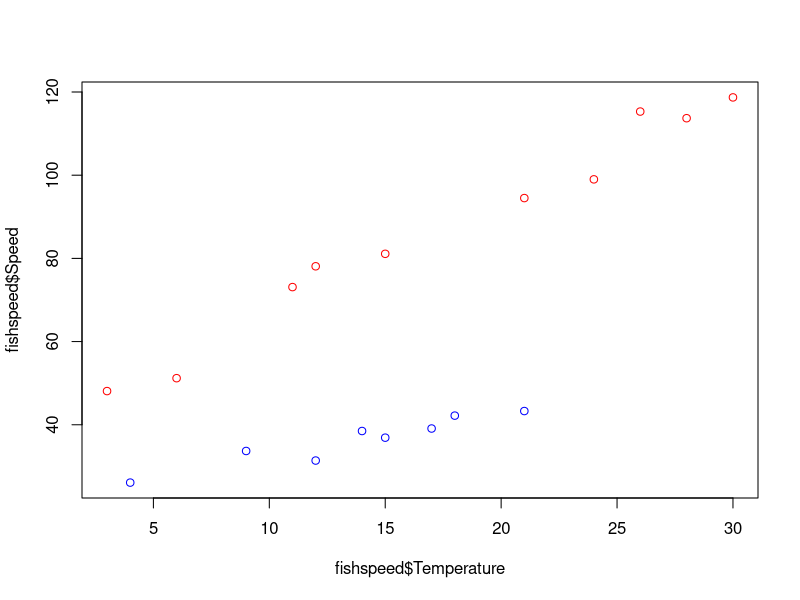
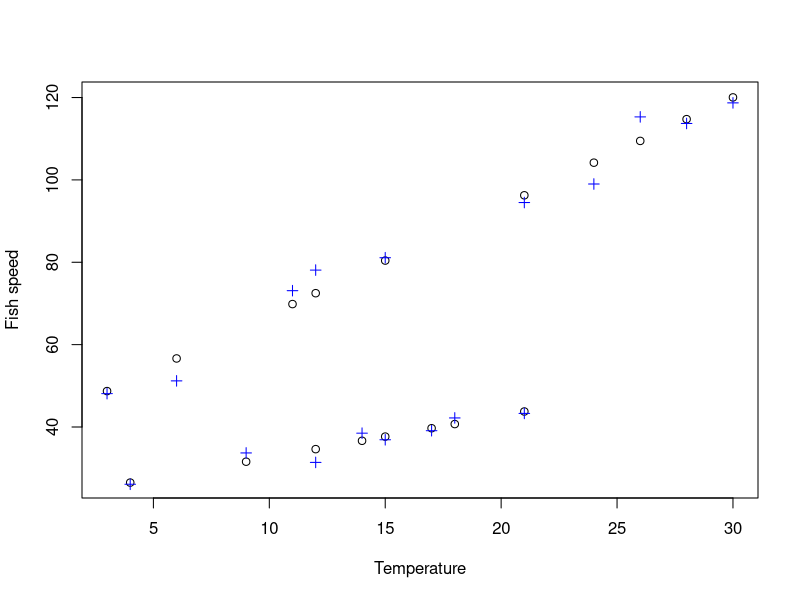

Write the R code that produced these figures, in order. (Note: this script raises an error after producing the figures.)
##Practical 1: Linear regression models

setwd("/Users/kyletomlinson/Dropbox/Teaching/XTBG advanced stats 2021/Lectures/Lesson 1 Linear models")

getwd()


#Example 1.1: Comparing a t-test with a linear model for groups

#READ IN THE DATA
# import the data "fishspeed.csv" into R and attach the data
fishspeed <-read.table(file="fishspeed.csv",header=T,row.names=NULL,sep=",")
summary(fishspeed)
dim(fishspeed)

fishspeed$Species <- as.factor(fishspeed$Species)

summary(lm(Speed~Temperature,data= fishspeed))
summary(lm(Speed~Species,data= fishspeed))
t.test(Speed~Species,data= fishspeed,var.equal = TRUE)


#####################################################
############### RETURN TO LECTURE ###################
#####################################################


# Example 1.2: FINDING BETAS USING MATRICES

# we will do this for the fish problem using only temperature as a predictor
# recall that we need to add a matrix tha completes these 
# we need to make a matrix that has data for all our coefficients, including B0, the intercept

dim(fishspeed)[1]

# we need a column of 1's for the intercept of same length as the number of rows in the fishspeed data
# to get intercept repeat values of 1 n times


b0 <- c(rep(1,dim(fishspeed)[1]))
b1 <- fishspeed$Temperature

X <- data.frame(b0,b1)
X <- as.matrix(X)
X
y <- fishspeed$Speed

#recall B-cap = (X'X)-1 X'y
#we need to make all the pieces

#create transpose
Xt <- t(X)
dim(X);dim(Xt)

#multiply Xt by X using MATRIX MULTIPLICATION
XX <- Xt %*% X
dim(XX)

#find the inverse (X'X)-1
XXinv <- solve(XX)
XXinv

#find X'y
Xy <- Xt%*%y

#now we have all the pieces
B <- XXinv %*% Xy
B

#compare this result to the lm() result

summary(lm(Speed~Temperature,data= fishspeed))

# Et Voila!!




#####################################################

# now do it using Species as the predictor

# vector for b0 does not change
b0 <- c(rep(1,dim(fishspeed)[1]))

# but for a factor you need to use a dummy variate to represent the different cases of fish species
#so lets check how many we have of each fish species
fishspeed$Species
#so first 10 values are trout and next 8 are galaxias
b1 <- c(rep(0,10),rep(1,8))


X <- data.frame(b0,b1)
X <- as.matrix(X)
X
y <- fishspeed$Speed

#recall B-cap = (X'X)-1 X'y
#we need to make all the pieces

#create transpose
Xt <- t(X)

#multiply Xt by X using MATRIX MULTIPLICATION
XX <- Xt %*% X

#find the inverse (X'X)-1
XXinv <- solve(XX)

#find X'y
Xy <- Xt%*%y

#now we have all the pieces
B <- XXinv %*% Xy
B

#compare this result to the lm() result

summary(lm(Speed~Species,data= fishspeed))

fishspeed$Species <- relevel(fishspeed$Species,ref="Trout")

# Et Voila!!


#####################################################


#NOW, please calculate the residual variance for the model:
#    Speed ~ Temperature
# CAREFUL: you need the first X matrix you made (this changes according to the formulation of the model)
#calculate (y'y - B'Xy)*(1/(n-p))

yt <- t(y)
yy <- yt %*% y
Bt <- t(B)

BXy <- Bt %*% Xy
n= dim(fishspeed)[1]
p=2

res.var <- (yy - BXy)*(1/(n-p))
res.var
sqrt(res.var)   # residual standard error

#compare with lm() result; look at the residual standard error
summary(lm(Speed~Species,data= fishspeed))





#####################################################
############### RETURN TO LECTURE ###################
#####################################################




#Example 1.3: multi-model with factor and variate predictors
 
#A researcher measures the maximum swimming speed of 10 brown trout and 10 Canterbury galaxias at a range of temperatures: 
#Response (Y) = swimming speed
#Factor = species 
#Variate (X1) = temperature
#Dummy variable (D) [not necessary to use, but illustrating how the data is constructed]


#plot the data with separate colours for each fish type
plot(fishspeed $Temperature, fishspeed $Speed,col= c("red", "blue")[as.numeric(fishspeed $Species)])

#certainly looks like they behave differently
#test this using the linear model

lm1 <- lm(Speed~Temperature*Species,fishspeed)
summary(lm1)
#everything significant; most important result is interaction is significant.
#two categories = 2 lines
#please write out the equations for each species!


#check anova as well
anova(lm1)

# plot the line of fitted values
plot(fishspeed $Temperature,lm1$fitted,ylab="Fish speed",xlab="Temperature")
# add the scatter plot points
points(fishspeed $Temperature,fishspeed $Speed,pch=3,col="blue")




#####################################################
############### RETURN TO LECTURE ###################
#####################################################



#Exercise 1.4: Problem with three factor levels
#Here we have the same problem as before but now we need to compare the swimming speed of 3 fish species: trout, galaxias, tenebrias


#Please do the following
#1. read in the data (fishspeed2.csv)
#2. plot the data for the 3 species
#3. write out the full linear model with dummies into your solution file 
#4. use lm() to evaluate the model: 
#check significance levels and write out the linear models for each species
#Please note!!!! you need to run lm() twice with different default levels of the fish. so please look up the function relevel(), which you will need to change the default level

#SMALL CLUE: EVERYTHING GETS COMPARED TO THE DEFAULT CASE!!!

fishspeed2 <-read.table(file="fishspeed2.csv",header=T,row.names=NULL,sep=",")
summary(fishspeed2)
fishspeed2$Species <- as.factor(fishspeed2$Species)
lm1 <- lm(Speed~Temperature*Species,fishspeed2)
summary(lm1)

fishspeed2$Species <- relevel(fishspeed2$Species,ref="Galaxias")

S = b1 + b2*T + b3[Ten] + b4[Tro] + b5*T[Ten] + b6*T[Tro]

G: S = b1 + b2*T
Ten: S = b1 + b2*T + b3[Ten]  + b5*T[Ten] 
Tro: S = b1 + b2*T + b4[Tro]  + b6*T[Tro]

#rerun the model
#....
#following this it would make sense to combine values of Trout and Tenebrias to get a better common estimate using the combined data
#check the levels order:
levels(fishspeed2$Species)
#change the names by reassignment according to that order!
levels(fishspeed2$Species) <- c("Galaxias", "TT", "TT")
#check summary(fishspeed2) and then rerun the model


#####################################################


#Exercise 1.5: 
# Solve the coefficients in the 3-species model using matrix algebra ;-)
# NOTE: you will need to reset "Species' back to three levels; a simple way is just to read in the data again
# your X matrix will need columns for the interaction terms seen in Exercise 1.4


#our equation is:

levels(fishspeed2$Species)

S = b0 + b1*T + b2[Ten] + b3[Tro] + b4*T[Ten] + b5*T[Tro]

# we will do this for the fish problem using only temperature as a predictor
# recall that we need to add a matrix tha completes these 
# we need to make a matrix that has data for all our coefficients, including B0, the intercept

dim(fishspeed)[1]

# we need a column of 1's for the intercept of same length as the number of rows in the fishspeed data
# to get intercept repeat values of 1 n times
summary(fishspeed2)
fishspeed2$Species

b0 <- c(rep(1,dim(fishspeed2)[1]))
b1 <- fishspeed2$Temperature
D1 <- c(rep(1,10),rep(0,8),rep(0,11)) #trout
D2 <- c(rep(0,10),rep(0,8),rep(1,11))  #tenebri
b2 <- b0*D1
b3 <- b0*D2
b4 <- b1*D1 #trout
b5 <- b1*D2 #tenebri


X <- data.frame(b0,b1,b2,b3,b4,b5)
X <- as.matrix(X)
X
y <- fishspeed2$Speed

dim(X)
length(y)
#recall B-cap = (X'X)-1 X'y
#we need to make all the pieces

#create transpose
Xt <- t(X)
dim(X);dim(Xt)

#multiply Xt by X using MATRIX MULTIPLICATION
XX <- Xt %*% X
dim(XX)

#find the inverse (X'X)-1
XXinv <- solve(XX)
XXinv
dim(XXinv)

#find X'y
Xy <- Xt%*%y

#now we have all the pieces
B <- XXinv %*% Xy
B

#compare this result to the lm() result

summary(lm(Speed~Temperature*Species,data= fishspeed2))






#####################################################
############### RETURN TO LECTURE ###################
#####################################################

# Example 1.6: checking diagnostics on lm() objects

#use the model you built with fishspeed2 in EXERCISE 1E

fishspeed2 <-read.table(file="fishspeed2.csv",header=T,row.names=NULL,sep=",")
summary(fishspeed2)

lm3 <- lm(Speed~Temperature*Species,fishspeed2)
summary(lm3)

str(lm3)

#running diagnostics is simple
#first partition

par(mfrow=c(2,2))
plot(lm3)


## SOME FORMAL TESTS FOR THE RESIDUALS

library(car)
###Assumptions###
#Normality
resids <- resid(lm3, type='pearson')

## qq plot with 95% CIs
par(mfrow=c(1,1))
qqPlot(resids)

#Shapiro test to check for non-normality (a significant test result means non-normal)
shapiro.test(residuals(lm3))
#not significant so residuals are normal

#Homoscedasticity
plot(sqrt(abs(resids))~lm3$fitted); abline(a = 1.96, b = 0, col = 2)

#Levene test for homogeneity of variance across groups
leveneTest(residuals(lm3), as.factor(fishspeed2$Species))
#not significant, so groups variances are not significantly different






############### END OF PRACTICAL ################### 





